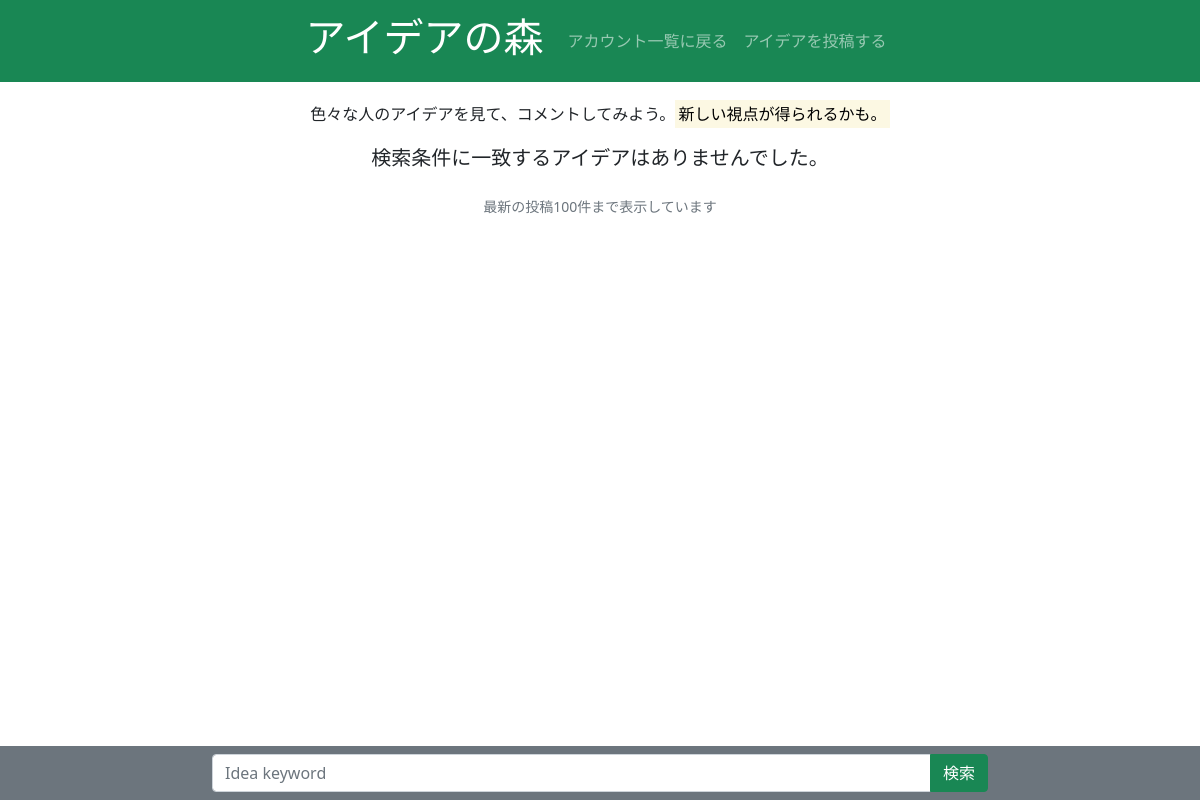
Before: /idea_list/ with the older database file.
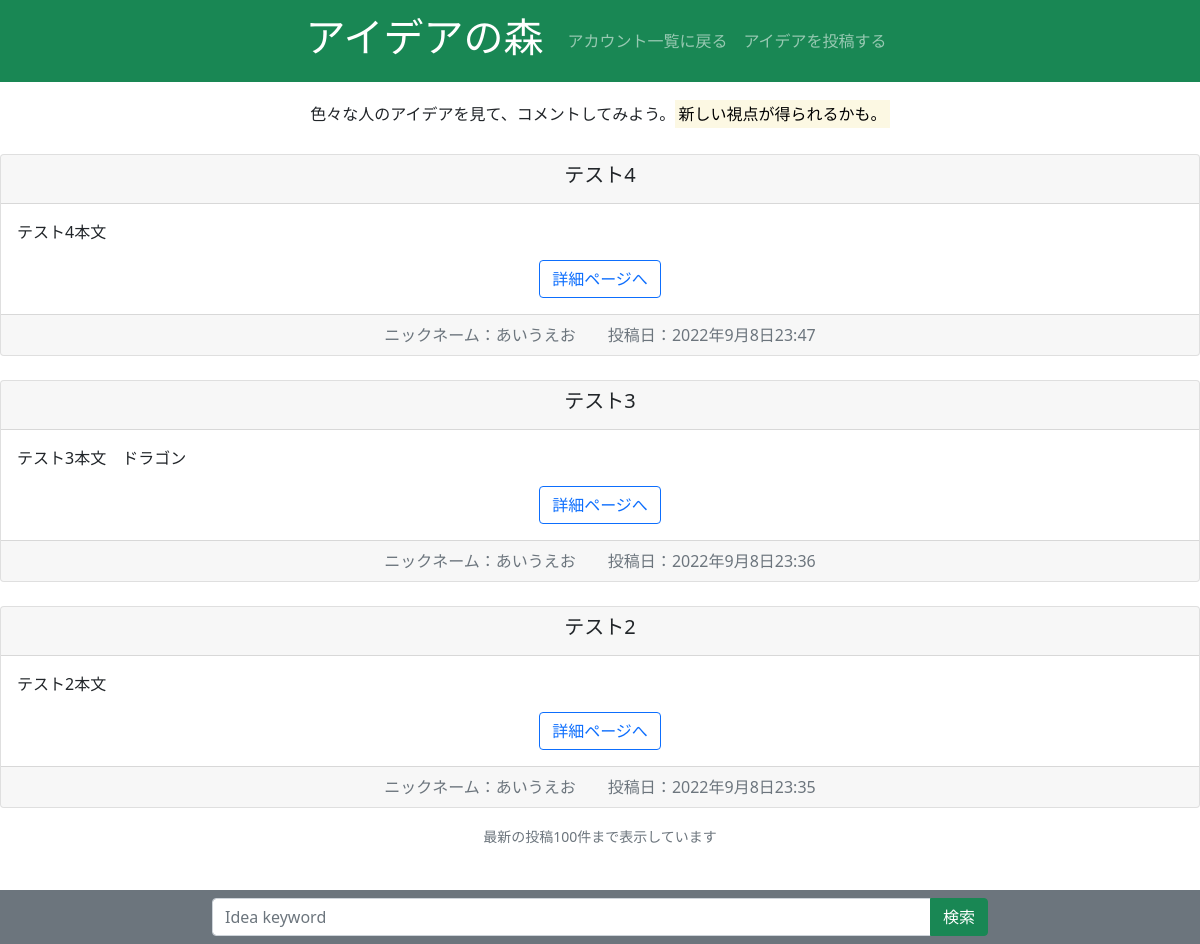
After: the same page with the newer database file.
### dottalk/models.py (models this page shows, shortened)
class Idea(models.Model):
    title = models.CharField(max_length=128)
    text = models.TextField()
    posted_at = models.DateTimeField(auto_now_add=True)
    last_modify = models.DateTimeField(auto_now=True)
    posted_by = models.CharField(max_length=100)
    posted_by_id = models.IntegerField()

### dottalk/views.py (the view)
# urls.py: path("idea_list/",views.idea_list.as_view(),name="idea_list"),
class idea_list(ListView,LoginRequiredMixin):
    model = models.Idea
    template_name = "HTML/idea_list.html"
    def get_queryset(self):
        loginuser = models.Account.objects.get(user=self.request.user)
        q_word = self.request.GET.get('query')
        if loginuser is None:
            return redirect("Login")
        if q_word :
            object_list = models.Idea.objects.filter(
                Q(title__icontains=q_word) |
                Q(text__icontains=q_word) |
                Q(posted_by__icontains=q_word)).order_by('-posted_at')
        else:
            object_list = models.Idea.objects.all().order_by('-posted_at')
        return object_list

### dottalk/templates/HTML/idea_list.html (shortened to what this page needs)
<!DOCTYPE html>
{% load static %}
<html lang="ja">
<head>
  <link rel="stylesheet" href="{% static 'css/bootstrap.min.css' %}">
</head>
<body>
<nav class="navbar navbar-expand navbar-dark bg-success sticky-top">
  <div class="collapse navbar-collapse justify-content-center" id="navmenu1">
    <a href="#" class="navbar-brand"><h1>アイデアの森</h1></a>
    <div class="navbar-nav">
        <a class="nav-item nav-link" href="{% url 'same_users_all' %}">アカウント一覧に戻る</a>
        <a class="nav-item nav-link" href="{% url 'idea_new' %}">アイデアを投稿する</a>
    </div>
  </div>
</nav>
<div class="container-fluid bg-secondary fixed-bottom">
    <div class="row justify-content-center">
        <form action="" method="get" class="form-inline col-8 m-2">
            <div class="input-group">
                <input name="query" value="{{ request.GET.query }}"
                       type="text" class="form-control text-wrap"
                       placeholder="Idea keyword">
                <button type="submit" class="btn btn-success">検索</button>
            </div>
        </form>
    </div>
</div>
<div class="mt-3 mb-3">
    <div class="text-center">
        <h10><p class="lh-lg">
            色々な人のアイデアを見て、コメントしてみよう。<mark>新しい視点が得られるかも。</mark>
        </p></h10>
    </div>
</div>
{% for Idea in object_list|slice:":100"%}
<div class="card text-center mt-4">
  <div class="card-header">
    <h5 class="card-title">{{ Idea.title }}</h5>
  </div>
  <div class="card-body">
      <div class="text-start">
        <p class="card-text">{{ Idea.text }}</p>
      </div>
    <a class="stretched-link btn btn-outline-primary mt-3" href="{% url 'idea_detail' Idea.id %}">詳細ページへ</a>
  </div>
  <div class="card-footer text-muted">
    ニックネーム：{{ Idea.posted_by }}　　投稿日：{{ Idea.posted_at }}
  </div>
</div>
{% empty %}
<div class="mt-3 mb-4">
    <div class="text-center">
        <h5><p>検索条件に一致するアイデアはありませんでした。</p></h5>
    </div>
</div>
{% endfor %}
<div class="mt-3 mb-5 pb-5">
    <div class="text-center mb-auto">
        <small>
            <a class="text-muted text-decoration-none" href="#">
            最新の投稿100件まで表示しています
            </a>
        </small>
    </div>
</div>
</body>
</html>

Changed rows visible on the page:
added Idea: title "テスト4", text "テスト4本文", posted_by "あいうえお", posted_at "2022年9月8日23:47"
added Idea: title "テスト3", text "テスト3本文 ドラゴン", posted_by "あいうえお", posted_at "2022年9月8日23:36"
added Idea: title "テスト2", text "テスト2本文", posted_by "あいうえお", posted_at "2022年9月8日23:35"
Other visible differences:
text no longer shown: "検索条件に一致するアイデアはありませんでした。"
